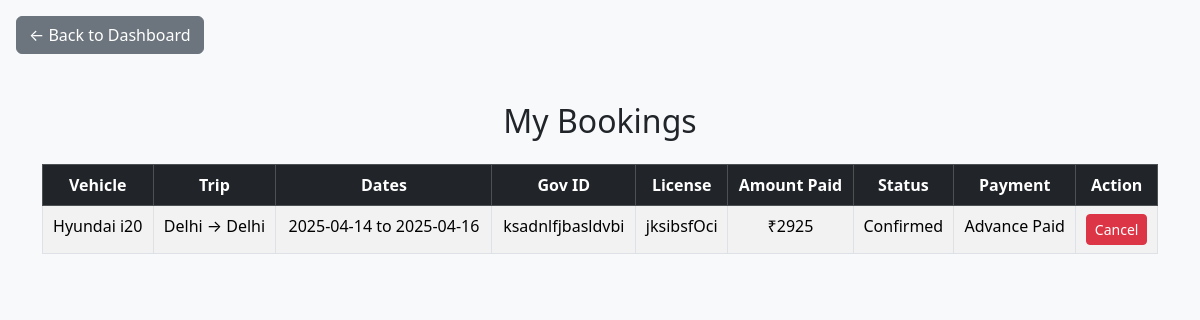
The app's page /my-bookings (signed in) with its own data.
### app.py (models this page shows)
class Booking(db.Model):
    id = db.Column(db.Integer, primary_key=True)
    user_id = db.Column(db.Integer, db.ForeignKey('user.id'), nullable=False)
    vehicle_id = db.Column(db.Integer, db.ForeignKey('vehicle.id'), nullable=False)
    gov_id = db.Column(db.String(100), nullable=False)
    license = db.Column(db.String(100), nullable=False)
    start_point = db.Column(db.String(100), nullable=False)
    end_point = db.Column(db.String(100), nullable=False)
    start_date = db.Column(db.String(50), nullable=False)
    end_date = db.Column(db.String(50), nullable=False)
    status = db.Column(db.String(20), default='Pending')
    payment_status = db.Column(db.String(20), default='Pending')
    amount_paid = db.Column(db.Integer)
    user = db.relationship('User', backref='bookings')
    vehicle = db.relationship('Vehicle', backref='bookings')

class Vehicle(db.Model):
    id = db.Column(db.Integer, primary_key=True)
    vehicle_id = db.Column(db.String(20), unique=True, nullable=False)
    type = db.Column(db.String(50), nullable=False)
    make = db.Column(db.String(50), nullable=False)
    model = db.Column(db.String(50), nullable=False)
    year = db.Column(db.Integer, nullable=False)
    color = db.Column(db.String(50), nullable=False)
    seating_capacity = db.Column(db.Integer, nullable=False)
    rent_per_day = db.Column(db.Integer, nullable=False)
    availability = db.Column(db.String(20), nullable=False)

### app.py (the view)
@app.route('/my-bookings')
@login_required
def view_bookings():
    bookings = Booking.query.filter_by(user_id=session['user_id']).all()
    return render_template('bookings.html', bookings=bookings)

### app.py (called while the page is built)
def login_required(f):
    @wraps(f)
    def decorated_function(*args, **kwargs):
        if 'user_id' not in session:
            flash("Please login first.", "warning")
            return redirect(url_for('login'))
        return f(*args, **kwargs)
    return decorated_function

### templates/bookings.html (shortened to what this page needs)
<!DOCTYPE html>
<html>
<head>
    <link rel="stylesheet" href="https://cdn.jsdelivr.net/npm/bootstrap@5.3.3/dist/css/bootstrap.min.css">
</head>
<body class="bg-light">
    <div class="text m-3">
        <a href="{{ url_for('dashboard') }}" class="btn btn-secondary">← Back to Dashboard</a>
    </div>
    <div class="container mt-5">
        <h2 class="text-center mb-4">My Bookings</h2>
        {% if bookings %}
        <table class="table table-bordered table-striped text-center">
            <thead class="table-dark">
                <tr>
                    <th>Vehicle</th>
                    <th>Trip</th>
                    <th>Dates</th>
                    <th>Gov ID</th>
                    <th>License</th>
                    <th>Amount Paid</th>
                    <th>Status</th>
                    <th>Payment</th>
                    <th>Action</th>
                </tr>
            </thead>
            <tbody>
                {% for booking in bookings %}
                <tr>
                    <td>{{ booking.vehicle.make }} {{ booking.vehicle.model }}</td>
                    <td>{{ booking.start_point }} → {{ booking.end_point }}</td>
                    <td>{{ booking.start_date }} to {{ booking.end_date }}</td>
                    <td>{{ booking.gov_id }}</td>
                    <td>{{ booking.license }}</td>
                    <td>₹{{ booking.amount_paid or 0 }}</td>
                    <td>{{ booking.status }}</td>
                    <td>
                        {% if booking.payment_status == 'Paid' %}
                            Advance Paid
                        {% else %}
                            {{ booking.payment_status }}
                        {% endif %}
                    </td>
                    <td>
                        {% if booking.status != 'Cancelled' %}
                        <form action="{{ url_for('cancel_booking', booking_id=booking.id) }}" method="post">
                            <button type="submit" class="btn btn-danger btn-sm">Cancel</button>
                        </form>
                        {% else %}
                            <span class="text-muted">Cancelled</span>
                        {% endif %}
                    </td>
                </tr>
                {% endfor %}
            </tbody>
        </table>
        {% else %}
        <p class="text-center">You have no bookings yet.</p>
        {% endif %}
    </div>
</body>
</html>

### records on screen
Booking: vehicle.make "Hyundai", vehicle.model "i20", start_point "Delhi", end_point "Delhi", start_date "2025-04-14", end_date "2025-04-16", gov_id "ksadnlfjbasldvbi", license "jksibsfOci", amount_paid "2925", status "Confirmed", payment_status "Advance Paid"
